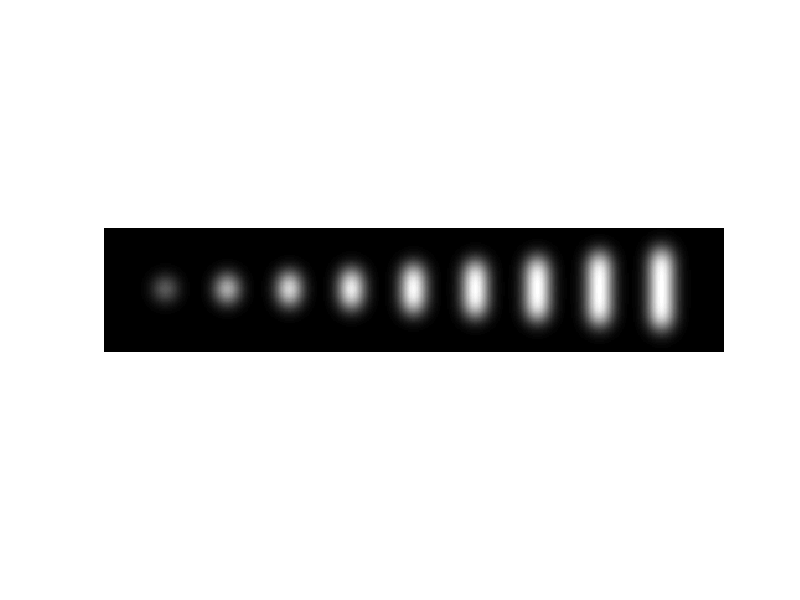

This figure's MATLAB source: (Note: this script raises an error after producing the figure.)
% DEMO_SIFT_EDGE  Demo: SIFT: edge treshold

randn('state',0) ;
rand('state',0) ;

I = zeros(100,500) ;
for i=[10 20 30 40 50 60 70 80 90]
  d = round(i/3) ;
  I(50-d:50+d,i*5) = 1 ;
end
I = 2*pi*8^2 * imsmooth(I,8) ;
I = single(255 * I) ;

figure(1) ; clf ;
imagesc(I) ; colormap gray ;
axis equal ;  axis off ; axis tight ;
hold on ; 

demo_print('sift_edge_0') ;

ter=[3.5 5 7.5 10] ;
for te=ter
  f = sift(I, ...
           'PeakThresh',   0,  ...
           'EdgeThresh',   te, ...
           'FirstOctave', -1  ) ;  
  h = plotframe(f) ; 
  set(h,'color','y','linewidth',1) ;
  
  demo_print(sprintf('sift_edge_%d', find(te==ter))) ;
  delete(h) ;
end
